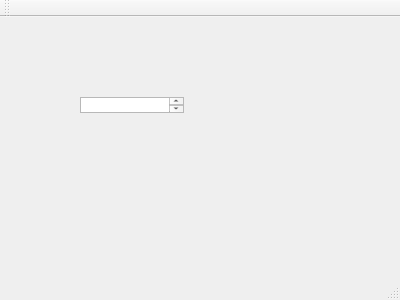
<?xml version="1.0" encoding="UTF-8"?>
<ui version="4.0">
 <class>MainWindow</class>
 <widget class="QMainWindow" name="MainWindow">
  <property name="geometry">
   <rect>
    <x>0</x>
    <y>0</y>
    <width>400</width>
    <height>300</height>
   </rect>
  </property>
  <property name="windowTitle">
   <string>MainWindow</string>
  </property>
  <widget class="QWidget" name="centralWidget">
   <widget class="QPlainTextEdit" name="plainTextEdit">
    <property name="geometry">
     <rect>
      <x>80</x>
      <y>80</y>
      <width>104</width>
      <height>16</height>
     </rect>
    </property>
   </widget>
  </widget>
  <widget class="QMenuBar" name="menuBar">
   <property name="geometry">
    <rect>
     <x>0</x>
     <y>0</y>
     <width>400</width>
     <height>22</height>
    </rect>
   </property>
  </widget>
  <widget class="QToolBar" name="mainToolBar">
   <attribute name="toolBarArea">
    <enum>TopToolBarArea</enum>
   </attribute>
   <attribute name="toolBarBreak">
    <bool>false</bool>
   </attribute>
  </widget>
  <widget class="QStatusBar" name="statusBar"/>
 </widget>
 <layoutdefault spacing="6" margin="11"/>
 <resources/>
 <connections/>
</ui>
